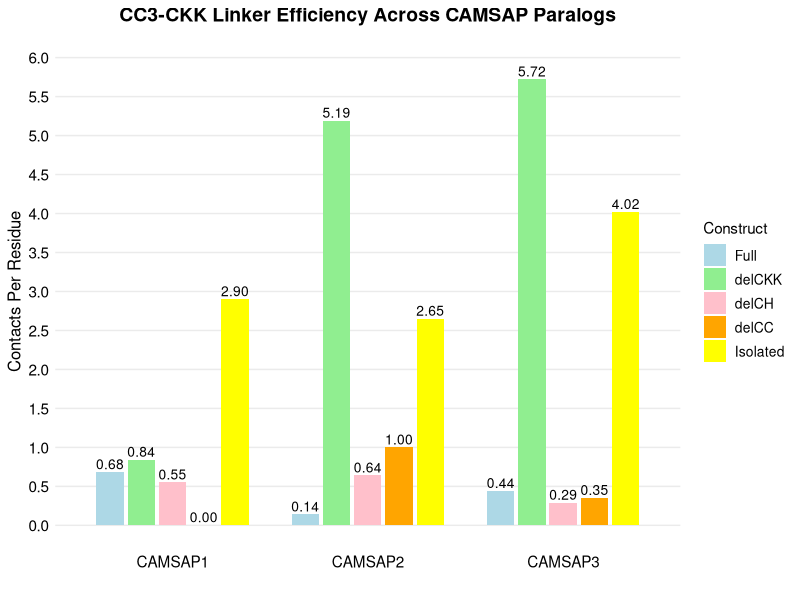
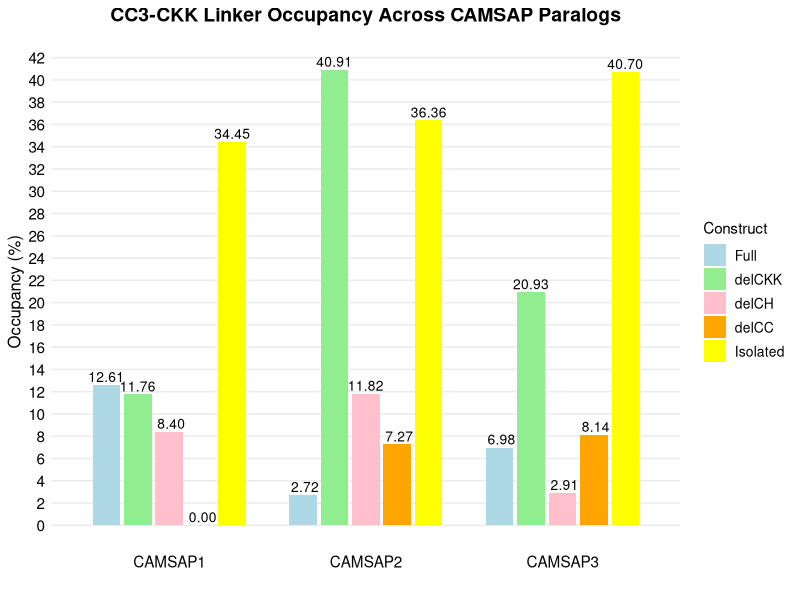
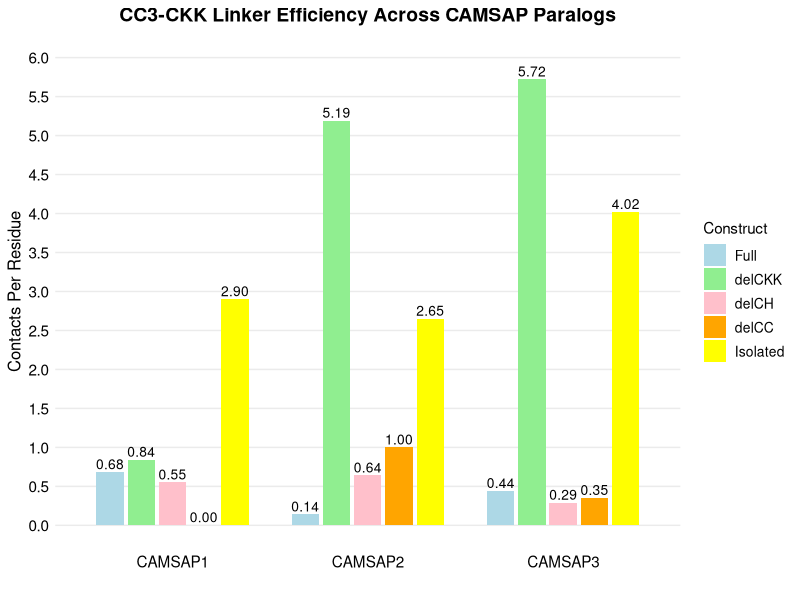
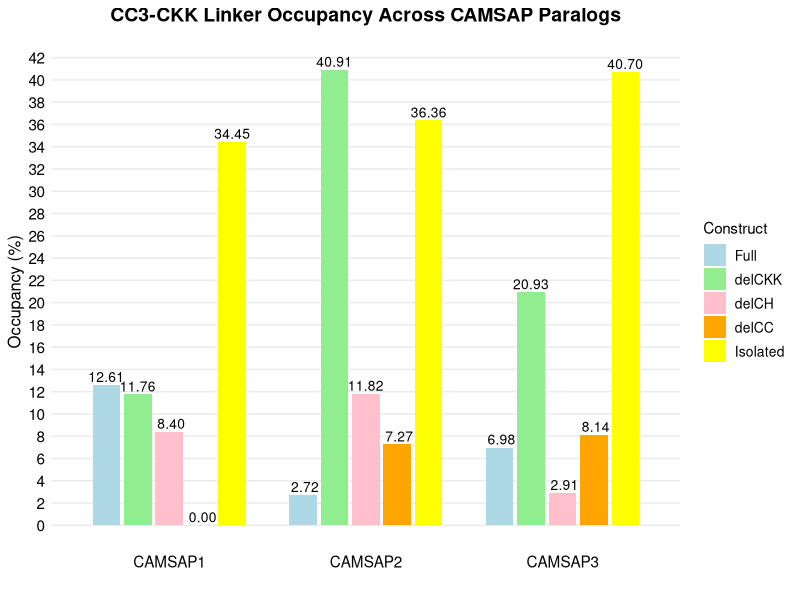

Source code (R) for these figures, in order:
library (ggplot2) # plotting
library (dplyr) # data manipulation

# This script plots efficiency and occupancy of the CC3-CKK region 
# from different constructs across all three CAMSAPs


# DATA

data <- data.frame(
  Paralog = c("CAMSAP1", "CAMSAP1", "CAMSAP1", "CAMSAP1", "CAMSAP1",
              "CAMSAP2", "CAMSAP2", "CAMSAP2", "CAMSAP2", "CAMSAP2",
              "CAMSAP3", "CAMSAP3", "CAMSAP3", "CAMSAP3", "CAMSAP3"),
  Construct = c("Full", "delCKK", "delCH", "delCC", "Isolated",
                "Full", "delCKK", "delCH", "delCC", "Isolated",
                "Full", "delCKK", "delCH", "delCC", "Isolated"),
  Efficiency = c(0.68, 0.84, 0.55, 0, 2.9,
                 0.14, 5.19, 0.64, 1, 2.65,
                 0.44, 5.72, 0.29, 0.35, 4.02))

# Factor levels so constructs appear in the correct order

data$Construct <- factor(data$Construct, levels = c("Full", "delCKK", "delCH", "delCC", "Isolated"))

# Position dodge groups bars

plot <- ggplot(data, aes(x = Paralog, y = Efficiency, fill = Construct)) +
  geom_bar(stat = "identity", width = 0.7, position = position_dodge(width = 0.8)) +
  
  # Value labels above bars and postion_dodge2 to ensure bars don't overlap
  
  geom_text(aes(label = format(Efficiency, big.mark = ",")),
            position = position_dodge2(width = 0.8, preserve = "single"),
            vjust = -0.3,
            size = 3.5,
            colour = "black") +
  
  # y axis scale
  
  scale_y_continuous(
    limits = c(0, 6),
    breaks = seq(0, 6, 0.5)
  ) +
  
  # Axis labels and title
  
  labs(
    title = "CC3-CKK Linker Efficiency Across CAMSAP Paralogs",
    x = "",
    y = "Contacts Per Residue",
    fill = "Construct"
  ) +
  
  # COLOURING
  
  scale_fill_manual(values = c("Full" = 'lightblue',
                               "delCKK" = 'lightgreen',
                               "delCH" = 'pink',
                               "delCC" = 'orange',
                               "Isolated" = 'yellow')) +
  
  # THEME
  
  theme_minimal() +
  theme(
    plot.title = element_text(hjust = 0.5, size = 14, colour = "black", face = "bold"),
    axis.title = element_text(size = 12, colour = "black"),
    axis.text = element_text(size = 11, colour = "black"),
    legend.title = element_text(size = 11, colour = "black"),
    legend.text = element_text(size = 10, colour = "black"),
    panel.grid.major.x = element_blank(),
    panel.grid.minor = element_blank(),
    plot.background = element_rect(fill = "white", colour = NA),
    panel.background = element_rect(fill = "white", colour = NA)
  )

# SAVE AND PRINT

ggsave("d2_efficiency_barplot.png", plot, width = 8, height = 6, dpi = 300)
print(plot)

# CC3-CKK occupancy

library (ggplot2) # plotting
library (dplyr) # data manipulation

# This script plots occupancy of CC3-CKK from different constructs across
# all three CAMSAPs

# DATA

data <- data.frame(
  Paralog = c("CAMSAP1", "CAMSAP1", "CAMSAP1", "CAMSAP1", "CAMSAP1",
              "CAMSAP2", "CAMSAP2", "CAMSAP2", "CAMSAP2", "CAMSAP2",
              "CAMSAP3", "CAMSAP3", "CAMSAP3", "CAMSAP3", "CAMSAP3"),
  Construct = c("Full", "delCKK", "delCH", "delCC", "Isolated",
                "Full", "delCKK", "delCH", "delCC", "Isolated",
                "Full", "delCKK", "delCH", "delCC", "Isolated"),
  Occupancy = c(12.61, 11.76, 8.4, 0, 34.45,
                2.72, 40.91, 11.82, 7.27, 36.36,
                6.98, 20.93, 2.91, 8.14, 40.7)
) 

# Factor levels so constructs appear in the correct order

data$Construct <- factor(data$Construct, levels = c("Full", "delCKK", "delCH", "delCC", "Isolated"))

# Position dodge groups bars

plot <- ggplot(data, aes(x = Paralog, y = Occupancy, fill = Construct)) +
  geom_bar(stat = "identity", width = 0.7, position = position_dodge(width = 0.8)) +
  
  # Value labels above bars and postion_dodge2 to ensure bars don't overlap
  
  geom_text(aes(label = format(Occupancy, big.mark = ",")),
            position = position_dodge2(width = 0.8, preserve = "single"),
            vjust = -0.3,
            size = 3.5,
            colour = "black") +
  
  # y axis scale
  
  scale_y_continuous(
    limits = c(0, 42),
    breaks = seq(0, 42, 2)
  ) +
  
  # Axis labels and title
  
  labs(
    title = "CC3-CKK Linker Occupancy Across CAMSAP Paralogs",
    x = "",
    y = "Occupancy (%)",
    fill = "Construct"
  ) +
  
  # COLOURING
  
  scale_fill_manual(values = c("Full" = 'lightblue',
                               "delCKK" = 'lightgreen',
                               "delCH" = 'pink',
                               "delCC" = 'orange',
                               "Isolated" = 'yellow')) +
  
  # THEME
  
  theme_minimal() +
  theme(
    plot.title = element_text(hjust = 0.5, size = 14, colour = "black", face = "bold"),
    axis.title = element_text(size = 12, colour = "black"),
    axis.text = element_text(size = 11, colour = "black"),
    legend.title = element_text(size = 11, colour = "black"),
    legend.text = element_text(size = 10, colour = "black"),
    panel.grid.major.x = element_blank(),
    panel.grid.minor = element_blank(),
    plot.background = element_rect(fill = "white", colour = NA),
    panel.background = element_rect(fill = "white", colour = NA)
  )

# SAVE AND PRINT

ggsave("D2_occupancy_barplot.png", plot, width = 8, height = 6, dpi = 300)
print(plot)
